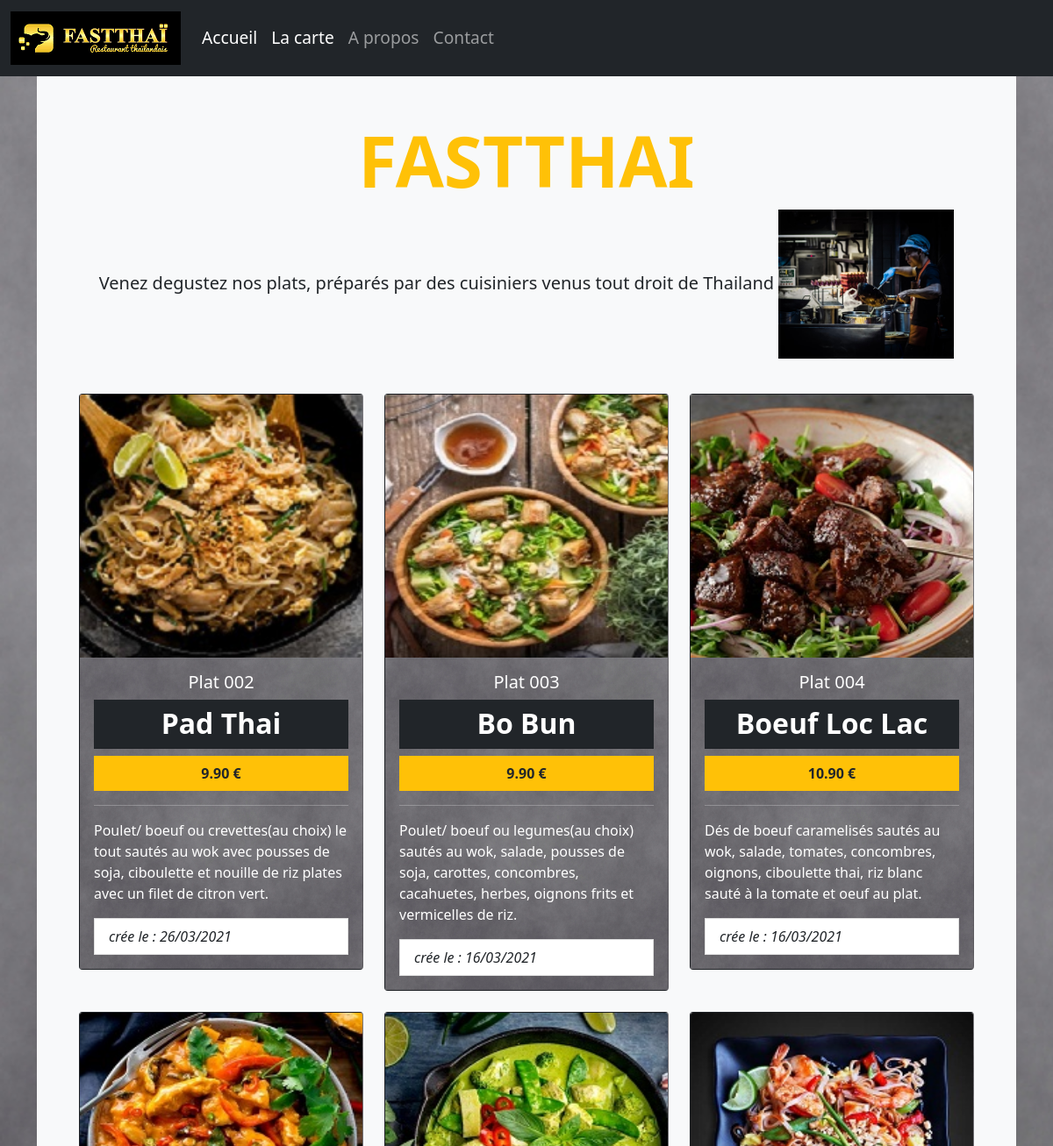
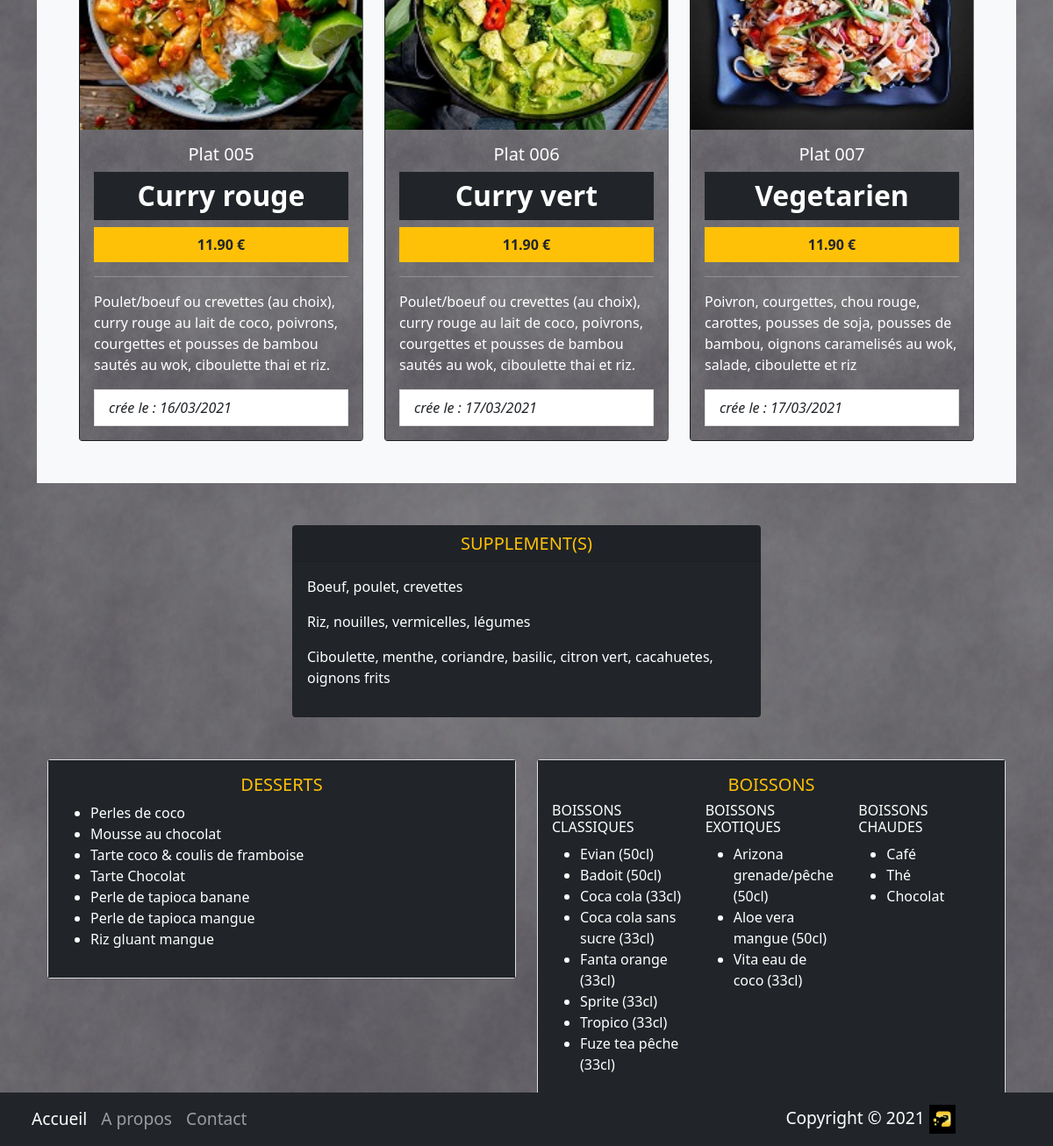
The page /carte.php on the database its author committed (2 pictures, top to bottom).
### tables this page shows
CREATE TABLE `plat` (
  `id_plat` int(11) NOT NULL,
  `nom_plat` varchar(50) NOT NULL,
  `image` varchar(50) NOT NULL,
  `description` text NOT NULL,
  `prix` float(10,2) NOT NULL,
  `created` date NOT NULL,
  `id_type` int(11) NOT NULL
);

### carte.php (the view, shortened to what this page needs)
<?php
require_once('connect.php');
$sql = "SELECT * FROM plat p
        INNER JOIN category c
        ON p.id_type = c.id_category";
$result = mysqli_query($connexion, $sql);
function trDate($date){
    $dateArray = (explode("-",substr(($date),0,10)));
    $dateIns = $dateArray[2]."/".$dateArray[1]."/".$dateArray[0];
    return $dateIns;
}
?>
<?php require_once('partials/header1.inc');?>
<div class="container" >
<div class="bg-light p-5" id="haut">
    <div class="container text-center">
        <h1 id='titre' class="display-1  text-warning text-bolder">FASTTHAI</h1>
        <p class="lead  "> Venez degustez nos plats, préparés par des cuisiniers venus tout droit de Thailand <img
                src="assets/images/cuisinier.jpg" alt='' width='200'></img></p>
    </div>
    <div>
        <div class="row row-cols-1 row-cols-md-3 g-4 mt-2">
            <?php while($rows = mysqli_fetch_assoc($result)){ ?>
            <div class="col">
                <div class="card bg bg-dark text-white" style= "background-image: url('assets/images/fond.jpg');background-repeat: no-repeat ;background-size: cover;">
                    <img src="assets/images/<?=$rows['image'];?>" class="card-img-top" alt="..." height="300">
                    <div class="card-body">
                        <h5 class="card-title text-center">Plat 00<?=$rows['id_plat'];?>
                        </h5>
                        <ul class="list-group list-group-flush">
                            <li class="list-group-item text-center h2 bg bg-dark text-white"> <strong>
                                    <?=$rows['nom_plat'];?>
                                </strong></li>
                            <li class="list-group-item text-dark bg bg-warning text-center "><strong>
                                    <?=$rows['prix'];?> €
                                </strong> </li>
                        </ul>
                        <hr>
                        <p class="card-text">
                            <?=$rows['description'];?>
                        </p>
                        <i class="list-group-item text-dark text-right">crée le :
                            <?=trDate($rows['created']);?>
                        </i>
                    </div>
                </div>
            </div>
            <?php } ?>
        </div>
    </div>
</div>
<div class='container col-6 offset-3 mt-5 mb-5'>
    <div class="card bg bg-dark ">
        <h5 class="card-header text-warning text-center">SUPPLEMENT(S)</h5>
        <div class="card-body text-white">
            <p>Boeuf, poulet, crevettes</p>
            <p>Riz, nouilles, vermicelles, légumes</p>
            <p>Ciboulette, menthe, coriandre, basilic, citron vert, cacahuetes, oignons frits</p>
        </div>
    </div>
</div>
<div>
    <div class='container mb-5'>
        <div class="row">
            <div class="col-sm-6">
                <div class="card text-white">
                    <div class="card-body bg bg-dark ">
                        <h5 class="card-title text-warning text-center">DESSERTS</h5>
                        <ul>
                            <li>Perles de coco</li>
                            <li>Mousse au chocolat</li>
                            <li>Tarte coco & coulis de framboise</li>
                            <li>Tarte Chocolat</li>
                            <li>Perle de tapioca banane</li>
                            <li>Perle de tapioca mangue</li>
                            <li>Riz gluant mangue</li>
                        </ul>
                    </div>
                </div>
            </div>
            <div class="col-sm-6">
                <div class="card">
                    <div class="card-body bg bg-dark">
                        <h5 class="card-title text-warning text-center">BOISSONS</h5>
                        <div class="row">
                            <div class='col-4 text-white'>
                                <h6 class="card-text text-white">BOISSONS CLASSIQUES</h6>
                                <ul>
                                    <li>Evian (50cl) </li>
                                    <li>Badoit (50cl) </li>
                                    <li>Coca cola (33cl) </li>
                                    <li>Coca cola sans sucre (33cl)</li>
                                    <li>Fanta orange (33cl)</li>
                                    <li>Sprite (33cl)</li>
                                    <li>Tropico (33cl)</li>
                                    <li>Fuze tea pêche (33cl)</li>
                                </ul>
                            </div>
                            <div class='col-4 text-white'>
                                <h6 class="card-text text-white">BOISSONS EXOTIQUES</h6>
                                <ul>
                                    <li>Arizona grenade/pêche (50cl) </li>
                                    <li>Aloe vera mangue (50cl) </li>
                                    <li>Vita eau de coco (33cl) </li>
                                </ul>
                            </div>
                            <div class='col-4 text-white'>
                                <h6 class="card-text text-white">BOISSONS CHAUDES</h6>
                                <ul>
                                    <li>Café</li>
                                    <li>Thé</li>
                                    <li>Chocolat</li>
                                </ul>
                            </div>
                        </div>
                    </div>
                </div>
            </div>
        </div>
    </div>
</div>
</div>
<?php require_once('partials/footer1.inc');?>

### partials/header1.inc (shortened to what this page needs)
<!DOCTYPE html>
<html lang="en">
<head>
  <link rel="stylesheet" href="assets/css/style.css">
  <link rel="stylesheet" href="https://stackpath.bootstrapcdn.com/bootstrap/5.0.0-alpha1/css/bootstrap.min.css">
</head>
<body style= "background-image: url('assets/images/fond.jpg');background-repeat: no-repeat ;background-size: cover;">
<header>
  <nav class="navbar navbar-expand-lg navbar-dark bg-dark " >
  <div class="container-fluid">
    <a class="navbar-brand" href="index.php"><img src="assets/images/logo_fast2.png" alt="..."></a>
    <div class="collapse navbar-collapse" id="navbarNavDropdown">
      <ul class="navbar-nav">
        <li class="nav-item">
          <a class="nav-link active" aria-current="page" href="http://localhost/php/fastthay_projet/index.php">Accueil</a>
        </li>
        <li class="nav-item">
          <a class="nav-link active" aria-current="page" href="http://localhost/php/fastthay_projet/carte.php">La carte</a>
        </li>
        <li class="nav-item">
          <a class="nav-link" href="http://localhost/php/fastthay_projet/apropos.php">A propos</a>
        </li>
        <li class="nav-item">
          <a class="nav-link" href="http://localhost/php/fastthay_projet/contact.php">Contact</a>
        </li>
      </ul>
    </div>
  </div>
</nav>
</header>

### partials/footer1.inc (shortened to what this page needs)
<footer  class=" fixed-bottom text-center mt-5" style="margin-top:400px">
  <nav class="navbar navbar-expand-lg navbar-dark bg-dark">
    <div class="container-fluid">
      <div class="collapse navbar-collapse" id="navbarNavDropdown text-center">
        <ul class="navbar-nav">
          <li class="nav-item">
            <a class="nav-link active" aria-current="page" href="index.php">Accueil</a>
          </li>
          <li class="nav-item">
            <a class="nav-link" href="apropos.php">A propos</a>
          </li>
          <li class="nav-item">
            <a class="nav-link" href="contact.php">Contact</a>
          </li>
        </ul>
      </div>
      <div class="text-right text-white col-4"> Copyright &copy; 2021 <a href="admin/index.php"><img
            src="assets/images/logo_fast3.png" alt="" width="30"></a></div>
    </div>
  </nav>
</footer>
</body>
</html>

### assets/css/style.css (style rules this page uses)
#titre { font-weight: 900; }
.navbar { font-size:larger; }

### rows shown on the page
plat: image (picture), id_plat "2", nom_plat "Pad Thai", prix "9.90", description "Poulet/ boeuf ou crevettes(au choix) le tout sautés au wok avec pousses de soja, ciboulette et nouille de riz plates avec un filet de citron vert.", created "26/03/2021"
plat: image (picture), id_plat "3", nom_plat "Bo Bun", prix "9.90", description "Poulet/ boeuf ou legumes(au choix) sautés au wok, salade, pousses de soja, carottes, concombres, cacahuetes, herbes, oignons frits et vermicelles de riz.", created "16/03/2021"
plat: image (picture), id_plat "4", nom_plat "Boeuf Loc Lac", prix "10.90", description "Dés de boeuf caramelisés sautés au wok, salade, tomates, concombres, oignons, ciboulette thai, riz blanc sauté à la tomate et oeuf au plat.", created "16/03/2021"
plat: image (picture), id_plat "5", nom_plat "Curry rouge", prix "11.90", description "Poulet/boeuf ou crevettes (au choix), curry rouge au lait de coco, poivrons, courgettes et pousses de bambou sautés au wok, ciboulette thai et riz.", created "16/03/2021"
plat: image (picture), id_plat "6", nom_plat "Curry vert", prix "11.90", description "Poulet/boeuf ou crevettes (au choix), curry rouge au lait de coco, poivrons, courgettes et pousses de bambou sautés au wok, ciboulette thai et riz.", created "17/03/2021"
plat: image (picture), id_plat "7", nom_plat "Vegetarien", prix "11.90", description "Poivron, courgettes, chou rouge, carottes, pousses de soja, pousses de bambou, oignons caramelisés au wok, salade, ciboulette et riz", created "17/03/2021"
